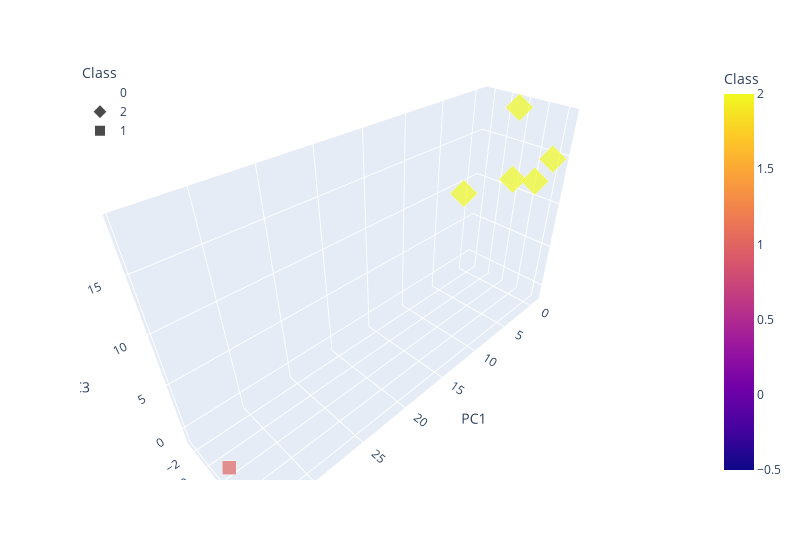

Source (notebook cell):
### Markdown cell above
### Deliverable 4: Visualizing Cryptocurrencies Results

#### 3D-Scatter with Clusters

### Code cell
# Creating a 3D-Scatter with the PCA data and the clusters
# YOUR CODE HERE
fig= px.scatter_3d(clustered_df, x='PC1', y='PC2', z='PC3', color='Class', symbol='Class', size='Class', width=800)
fig.update_layout(legend=dict(x=0, y=1))
fig.show()

### Figure 1 — Plotly figure (JSON) as saved in the notebook; plotly's stock layout.template omitted (floating-point values rounded to 4 significant figures; data arrays with more than 128 entries replaced by an {"elided": "..."} marker saying what was removed)
{"data": [{"hovertemplate": "Class=%{marker.color}<br>PC1=%{x}<br>PC2=%{y}<br>PC3=%{z}<extra></extra>", "legendgroup": "0", "marker": {"color": {"elided": "527 int values"}, "coloraxis": "coloraxis", "size": {"elided": "527 int values"}, "sizemode": "area", "sizeref": 0.005, "symbol": "circle"}, "mode": "markers", "name": "0", "scene": "scene", "showlegend": true, "type": "scatter3d", "x": {"elided": "527 float values"}, "y": {"elided": "527 float values"}, "z": {"elided": "527 float values"}}, {"hovertemplate": "Class=%{marker.color}<br>PC1=%{x}<br>PC2=%{y}<br>PC3=%{z}<extra></extra>", "legendgroup": "2", "marker": {"color": [2, 2, 2, 2, 2], "coloraxis": "coloraxis", "size": [2, 2, 2, 2, 2], "sizemode": "area", "sizeref": 0.005, "symbol": "diamond"}, "mode": "markers", "name": "2", "scene": "scene", "showlegend": true, "type": "scatter3d", "x": [4.465, -0.1715, -0.3881, -0.311, -0.6029], "y": [-0.1948, 1.855, 4.596, 2.179, 5.897], "z": [10.8, 18.72, 12.09, 11.51, 14.71]}, {"hovertemplate": "Class=%{marker.color}<br>PC1=%{x}<br>PC2=%{y}<br>PC3=%{z}<extra></extra>", "legendgroup": "1", "marker": {"color": [1], "coloraxis": "coloraxis", "size": [1], "sizemode": "area", "sizeref": 0.005, "symbol": "square"}, "mode": "markers", "name": "1", "scene": "scene", "showlegend": true, "type": "scatter3d", "x": [34.1], "y": [1.719], "z": [-1.305]}], "layout": {"coloraxis": {"colorbar": {"title": {"text": "Class"}}, "colorscale": [[0, "#0d0887"], [0.1111, "#46039f"], [0.2222, "#7201a8"], [0.3333, "#9c179e"], [0.4444, "#bd3786"], [0.5556, "#d8576b"], [0.6667, "#ed7953"], [0.7778, "#fb9f3a"], [0.8889, "#fdca26"], [1, "#f0f921"]]}, "legend": {"itemsizing": "constant", "title": {"text": "Class"}, "tracegroupgap": 0, "x": 0, "y": 1}, "margin": {"t": 60}, "scene": {"domain": {"x": [0, 1], "y": [0, 1]}, "xaxis": {"title": {"text": "PC1"}}, "yaxis": {"title": {"text": "PC2"}}, "zaxis": {"title": {"text": "PC3"}}}, "width": 800}}
